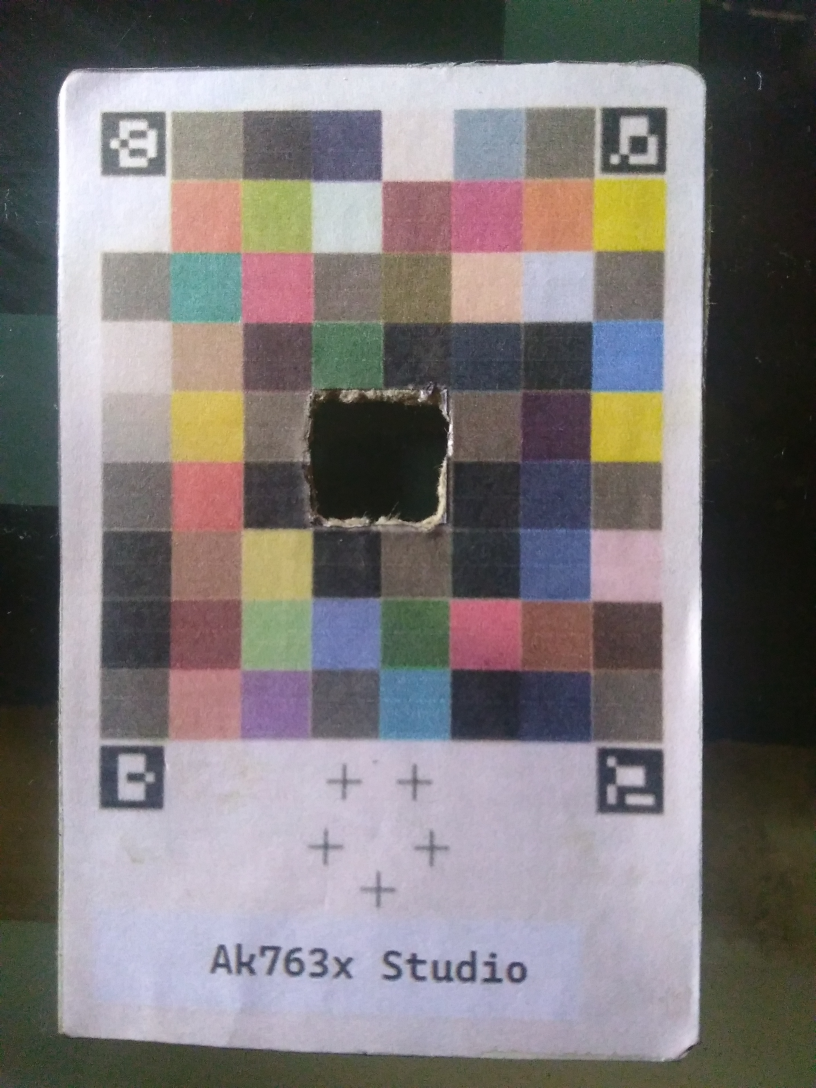
#> input picture examples/cardboard.jpg, 2448 x 3264 px (shown at 1/3 size)
$ python opencv_ar_image.py --image examples/cardboard.jpg --source examples/softcopy.png
#> lines starting #> are read from the running program, lines starting #| are printed output that depends on the picture
import numpy as np
import argparse
import imutils
import sys
import cv2

ap = argparse.ArgumentParser()
ap.add_argument("-i", "--image", required=True, help="path to input image containing ArUCo tag")
ap.add_argument("-s", "--source", required=True, help="path to input source image that will be put on input")
args = vars(ap.parse_args())

print("[INFO] loading input image and source image...")
image = cv2.imread(args["image"])
#> image is the input picture: shape (3264, 2448, 3); mean B, G, R 120.7, 119.8, 124.6
image = imutils.resize(image, width=600)
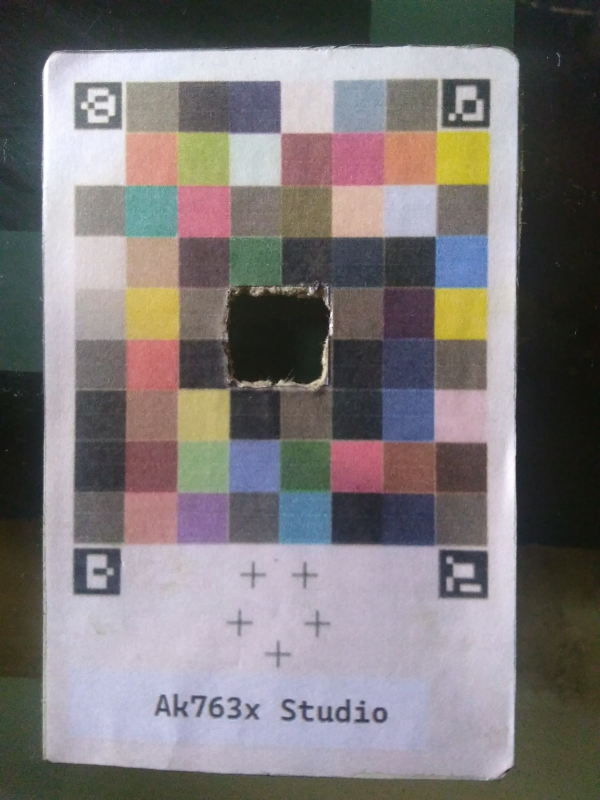
#> image: shape (800, 600, 3); mean B, G, R 120.7, 119.8, 124.6
(imgH, imgW) = image.shape[:2]
#> imgH = 800; imgW = 600

source = cv2.imread(args["source"])
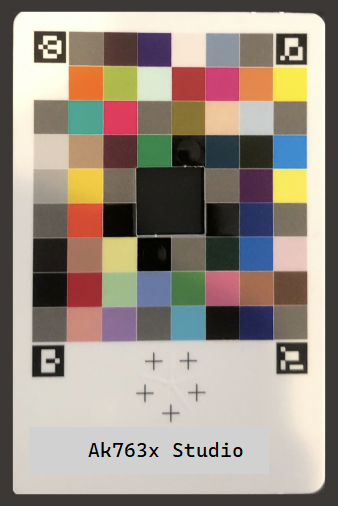
#> input picture examples/softcopy.png, 338 x 506 px
#> source is the input picture: shape (506, 338, 3); mean B, G, R 133, 143.9, 154.7
print("[INFO] detecting markers...")
arucoDict = cv2.aruco.Dictionary_get(cv2.aruco.DICT_ARUCO_ORIGINAL)
arucoParams = cv2.aruco.DetectorParameters_create()
(corners, ids, rejected) = cv2.aruco.detectMarkers(image, arucoDict, parameters=arucoParams)
#> corners = ([[440, 550], [487, 552], [486, 599], [438, 598]], [[443, 79], [490, 80], [487, 128], [443, 127]], [[74, 83], [121, 82], [121, 128], [74, 128]], [[74, 548], [120, 549], [118, 595], [73, 594]]); ids = [241, 1001, 923, 1007]; rejected = 10 items

if len(corners) != 4:
	print("[INFO] could not find 4 corners...exiting")
	sys.exit(0)

print("[INFO] constructing augmented reality visualization...")
ids = ids.flatten()
refPts = []

for i in (923, 1001, 241, 1007):
	j = np.squeeze(np.where(ids == i))
	corner = np.squeeze(corners[j])
	refPts.append(corner)
#> this loop made 4 passes
#> (j, corner) on passes 1 to 4: (2, [[74, 83], [121, 82], [121, 128], [74, 128]]), (1, [[443, 79], [490, 80], [487, 128], [443, 127]]), (0, [[440, 550], [487, 552], [486, 599], [438, 598]]), (3, [[74, 548], [120, 549], [118, 595], [73, 594]])
#> after the loop, refPts = [[[74, 83], [121, 82], [121, 128], [74, 128]], [[443, 79], [490, 80], [487, 128], [443, 127]], [[440, 550], [487, 552], [486, 599], [438, 598]], [[74, 548], [120, 549], [118, 595], [73, 594]]]

(refPtTL, refPtTR, refPtBR, refPtBL) = refPts
#> refPtTL = [[74, 83], [121, 82], [121, 128], [74, 128]]; refPtTR = [[443, 79], [490, 80], [487, 128], [443, 127]]; refPtBR = [[440, 550], [487, 552], [486, 599], [438, 598]]; refPtBL = [[74, 548], [120, 549], [118, 595], [73, 594]]
dstMat = [refPtTL[0], refPtTR[1], refPtBR[2], refPtBL[3]]
#> dstMat = [[74, 83], [490, 80], [486, 599], [73, 594]]
dstMat = np.array(dstMat)
(srcH, srcW) = source.shape[:2]
#> srcH = 506; srcW = 338
srcMat = np.array([[0, 0], [srcW, 0], [srcW, srcH], [0, srcH]])
#> srcMat = [[0, 0], [338, 0], [338, 506], [0, 506]]
(H, _) = cv2.findHomography(srcMat, dstMat)
#> H = [[1.21, -0.00095, 74], [-0.0125, 1.02, 83], [-4.58e-05, 1.41e-05, 1]]
warped = cv2.warpPerspective(source, H, (imgW, imgH))
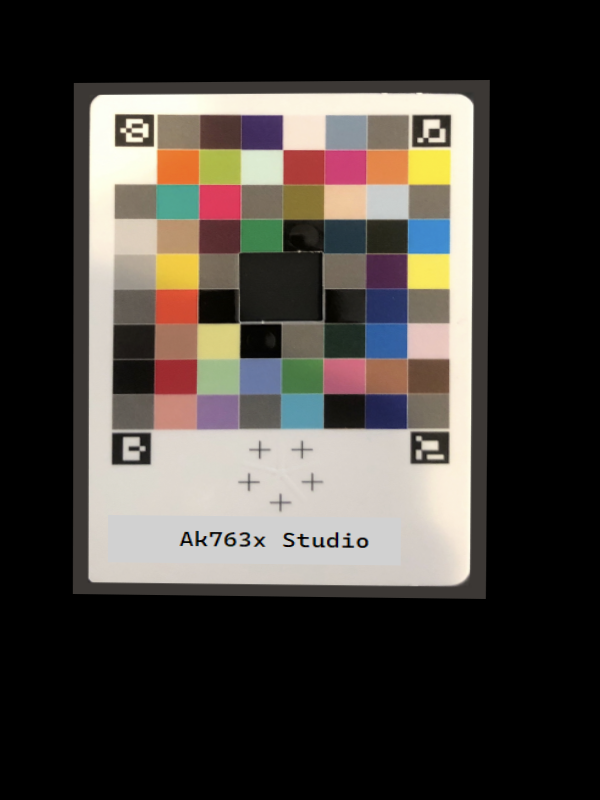
#> warped: shape (800, 600, 3); mean B, G, R 59.1, 64, 68.8
mask = np.zeros((imgH, imgW), dtype="uint8")
cv2.fillConvexPoly(mask, dstMat.astype("int32"), (255, 255, 255), cv2.LINE_AA)
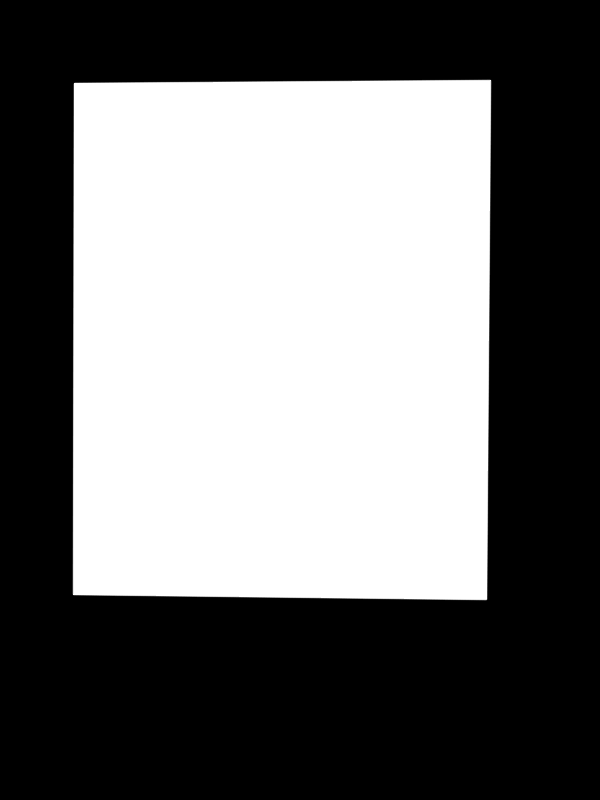
#> mask: shape (800, 600); min 0, max 255, mean 114.1
rect = cv2.getStructuringElement(cv2.MORPH_RECT, (3, 3))
mask = cv2.dilate(mask, rect, iterations=2)
maskScaled = mask.copy() / 255.0
maskScaled = np.dstack([maskScaled] * 3)
#> maskScaled: shape (800, 600, 3) float64

warpedMultiplied = cv2.multiply(warped.astype("float"), maskScaled)
imageMultiplied = cv2.multiply(image.astype(float), 1.0 - maskScaled)
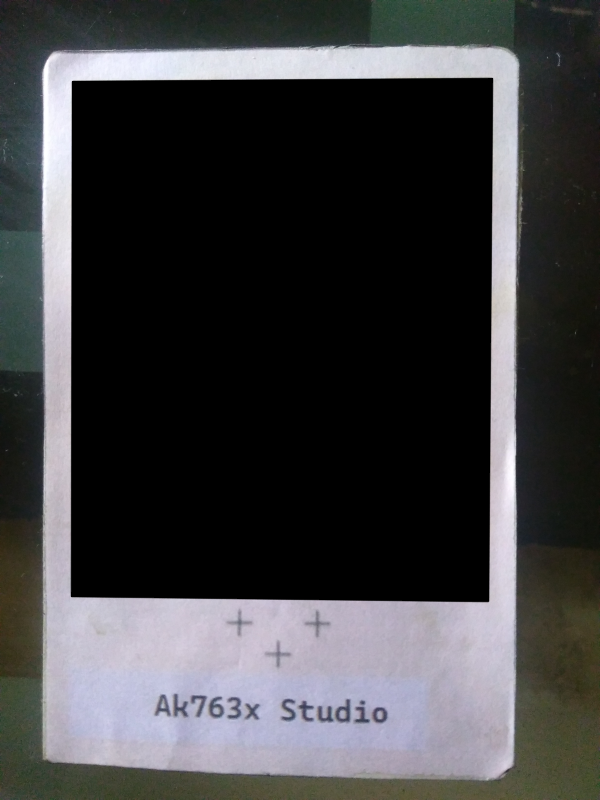
#> imageMultiplied: shape (800, 600, 3) float64; mean B, G, R 65.3, 63.6, 63.5
output = cv2.add(warpedMultiplied, imageMultiplied)
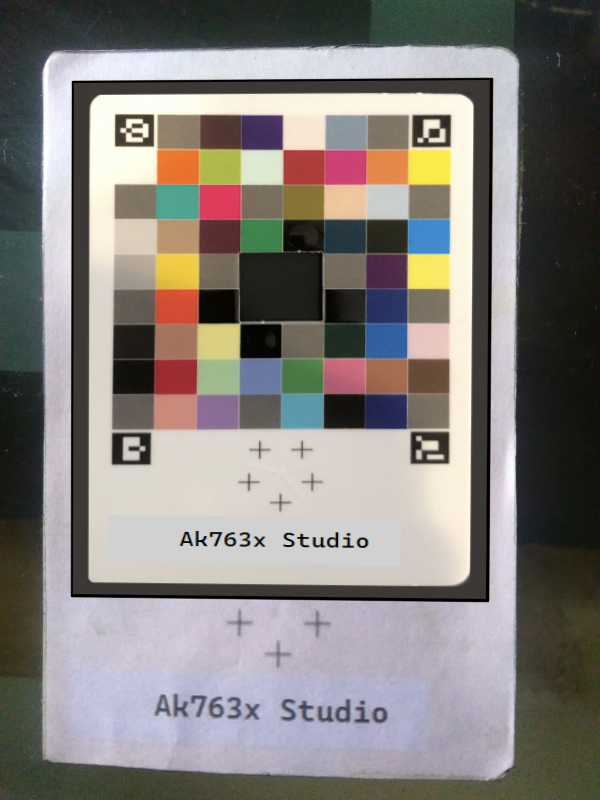
#> output: shape (800, 600, 3) float64; mean B, G, R 124.4, 127.6, 132.3
output = output.astype("uint8")

cv2.imshow("Input", image)
cv2.imshow("OpenCV AR Output", output)
cv2.waitKey(0)
